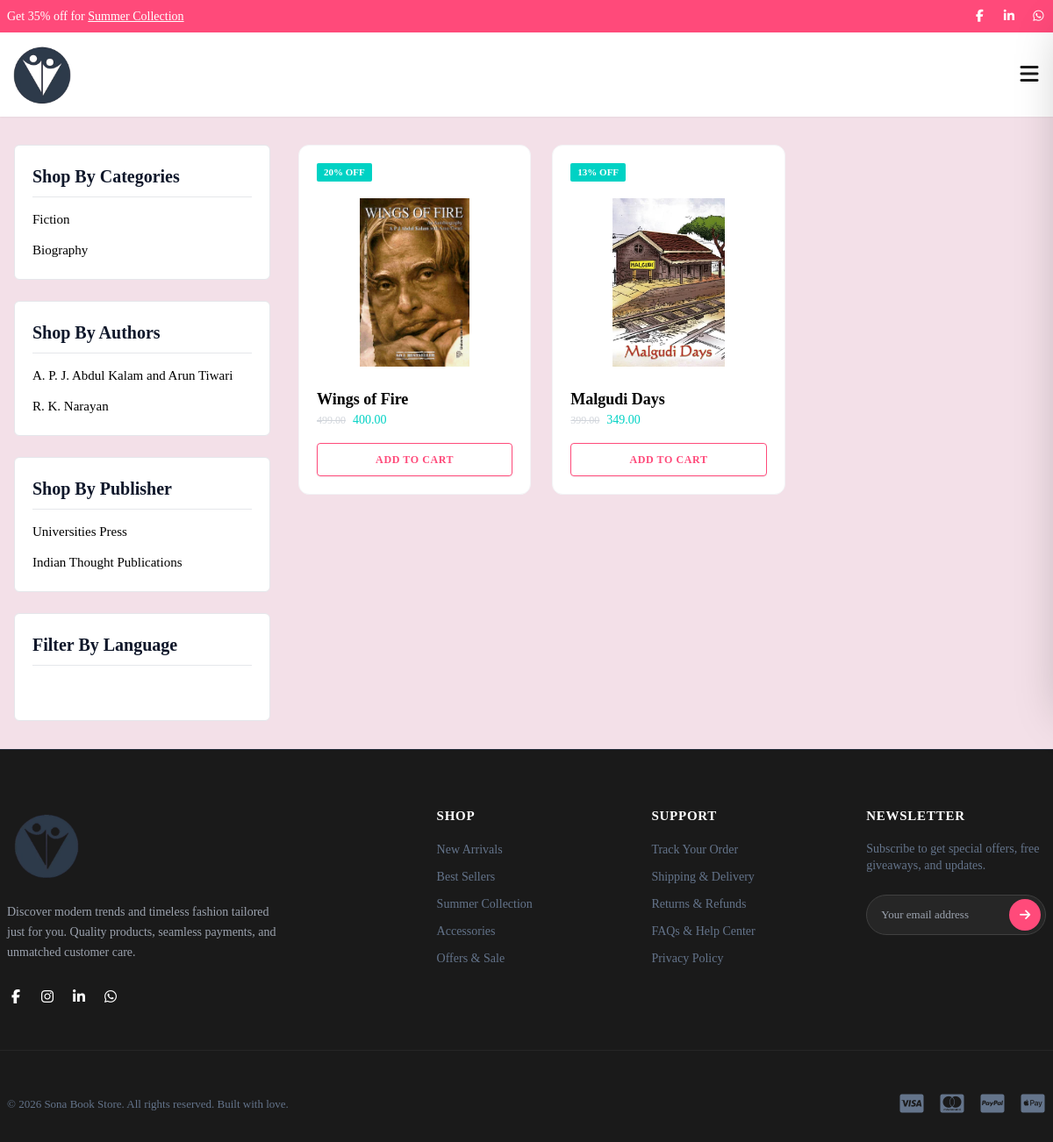
Page /product/product-listing/ on the committed database.
### product/models.py (models this page shows, shortened)
class Book(models.Model):
    title = models.CharField(max_length=200)
    slug = models.SlugField(max_length=120, unique=True, blank=True)
    authors = models.ManyToManyField(Author, related_name='books')
    publisher = models.ForeignKey(Publisher, on_delete=models.PROTECT, related_name='books')
    categories = models.ManyToManyField(Category, related_name='books')
    price = models.DecimalField(max_digits=10, decimal_places=2)
    discount_price = models.DecimalField(max_digits=10, decimal_places=2)
    discount_percentage = models.PositiveIntegerField(default=0)
    stock= models.CharField(max_length=50, choices=Stock.choices, default=Stock.IN_STOCK)  # will add business logic so now manually select stock
    cover_image= models.ImageField(upload_to='books_cover_image/')
    isbn = models.CharField(max_length=13, unique=True, blank=True)
    page_count = models.PositiveIntegerField()
    language = models.CharField(max_length=50, choices=Language.choices, default=Language.HINDI)
    description = models.TextField()
    publication_date = models.DateField(auto_now_add=False)
    is_active = models.BooleanField(default=True)
    created_at = models.DateTimeField(auto_now_add=True)
    updated_at = models.DateTimeField(auto_now=True)
    class Meta:
        db_table = "books"

class Category(models.Model):
    name = models.CharField(max_length=100, unique=True)
    cover_image= models.ImageField(upload_to='category_image/')
    slug = models.SlugField(max_length=120, unique=True, blank=True)
    description = models.TextField(blank=True, null=True)
    class Meta:
        db_table = "book_categories"
        verbose_name_plural = "Categories"

class Author(models.Model):
    name = models.CharField(max_length=50)
    cover_image= models.ImageField(upload_to='author_profile/')
    slug = models.SlugField(max_length=120, unique=True, blank=True)
    class Meta:
        db_table = "book_authors"

class Publisher(models.Model):
    name = models.CharField(max_length=50)
    publication_date = models.DateField()
    slug = models.SlugField(max_length=120, unique=True, blank=True)
    class Meta:
        db_table = "book_publishers"

### product/views.py (the view)
# urls.py: path('product-listing/', views.productListing, name='product-listing'),
def productListing(request):
    books = Book.objects.all()
    category = request.GET.get("category")
    author = request.GET.get("author")
    language = request.GET.get("language")
    publisher = request.GET.get("publisher")
    if category:
        books = books.filter(categories__slug=category)
    if author:
        books = books.filter(authors__slug=author)
    if publisher:
        books = books.filter(publisher__slug=publisher)
    if language:
        books = books.filter(language=language)
    books = books.distinct()
    context = {
        "books": books,
        "categories": Category.objects.all(),
        "authors": Author.objects.all(),
        "publishers": Publisher.objects.all(),
        "language_choices": Language.choices,
        "selected_category": category,
        "selected_author": author,
        "selected_publisher": publisher,
        "selected_language": language,
    }
    return render(request, "product/product-listing.html", context)

### cart/context_processors.py (called while the page is built)
def cart_items(request):
    cart_items= CartItem.objects.all()
    cart_item = CartItem.objects.first()
    if request.user.is_authenticated:
        total_quantity = (
            CartItem.objects.filter(cart__user=request.user)
            .aggregate(total=Sum("quantity"))["total"] or 0
        )
    else:
        total_quantity = 0
    print("count items : ", total_quantity)
    return {
        "cart_items": cart_items,
        "cart_item":cart_item,
        "total_quantity":total_quantity
    }

### product/context_processors.py (called while the page is built)
def book_filters(request):
    return {
        "book_categories": Category.objects.all(),
        "book_authors": Author.objects.all(),
        "book_publishers": Publisher.objects.all(),
    }

### templates/product/product-listing.html (shortened to what this page needs)
{% extends "base.html" %}
{% load static %}
{% block content %}
<main class="container-custom mx-auto px-4 py-8 flex flex-col lg:flex-row gap-8">
    <section class="stagger-wrapper flex-1 order-1 lg:order-2">
        <div class="grid grid-cols-1 sm:grid-cols-2 lg:grid-cols-3 gap-6">
            {% for book in books  %}
            <div class="stagger-item flex flex-col border rounded-xl bg-[var(--bg-card)] border-gray-100 p-5 relative group ">
                <div class="flex justify-between items-start w-full h-8 mb-2">
                    <span class="bg-[var(--mint)] text-[var(--white)] text-[11px] font-bold px-2 py-0.5 rounded-sm">{{ book.discount_percentage }}% OFF
                    </span>
                </div>
                <div class="w-full h-48 flex items-center justify-center relative mb-4">
                    <img src="{{ book.cover_image.url }}"
                        alt="Book Title"
                        class="max-h-full max-w-full object-contain transform group-hover:scale-105 transition-transform duration-300">
                </div>
                <div class="flex flex-col flex-grow pt-2">
                    <h3 class="font-bold text-[18px] hover:text-[var(--pink)] transition-colors"> <a href="{% url 'product-detail' book.slug  %}">
                        {{ book.title}} </a>
                    </h3>
                    <div class="flex items-center gap-2 mb-4">
                        <span class="text-xs line-through text-gray-300 font-medium">{{book.price}}</span>
                        <span class="text-sm text-[var(--mint)]">{{book.discount_price}}</span>
                    </div>
                    <a href="{% url 'cart:add_to_cart' book.id %}" class="w-full btn btn-primary text-center text-xs font-bold uppercase tracking-wider py-2.5 rounded transition-colors mt-auto">
                    Add To Cart
                    </a>
                </div>
            </div>
            {% endfor %}
        </div>
    </section>
    <aside class="w-full lg:w-1/4 space-y-6 shrink-0 order-2 lg:order-1 mt-8 lg:mt-0">
        {% include "product/include/side-bar.html" %}
    </aside>
</main>
{% endblock %}

### templates/product/include/side-bar.html (shortened to what this page needs)
<div class="bg-[var(--white)] p-5 border border-gray-200 rounded-md">
    <h3 class="text-[var(--text-heading)] text-[20px] font-bold border-b pb-2 mb-3 flex justify-between items-center">
        Shop By Categories
    </h3>
    <ul class="gsap-stagger space-y-2 text-[15px] max-h-[240px] overflow-y-auto pr-1 custom-scrollbar">
        {% for category in book_categories %}
        <li><a href="{% url 'product-listing' %}?category={{ category.slug }}" class="gsap-item text-[var(--body-text)] hover:text-[var(--pink)] transition-colors block py-0.5">{{category.name}}</a></li>
        {% endfor %}
    </ul>
</div>
<div class="bg-[var(--white)] p-5 border border-gray-200 rounded-md">
    <h3 class="text-[var(--text-heading)] text-[20px] font-bold border-b pb-2 mb-3 flex justify-between items-center"> Shop By Authors</h3>
    <ul class="gsap-stagger space-y-2 text-[15px] max-h-[240px] overflow-y-auto pr-1 custom-scrollbar">
        {% for author in book_authors %}
        <li><a href="{% url 'product-listing' %}?author={{ author.slug }}" class="gsap-item text-[var(--body-text)] hover:text-[var(--pink)] transition-colors block py-0.5">{{author.name}}</a></li>
         {% endfor %}
    </ul>
</div>
<div class="bg-[var(--white)] p-5 border border-gray-200 rounded-md">
    <h3 class="text-[var(--text-heading)] text-[20px] font-bold border-b pb-2 mb-3 flex justify-between items-center"> Shop By Publisher</h3>
    <ul class="gsap-stagger space-y-2 text-[15px] max-h-[240px] overflow-y-auto pr-1 custom-scrollbar">
        {% for publisher in book_publishers %}
        <li><a href="{% url 'product-listing' %}?publisher={{ publisher.slug }}" class="gsap-item text-[var(--body-text)] hover:text-[var(--pink)] transition-colors block py-0.5">{{publisher.name}}</a></li>
         {% endfor %}
    </ul>
</div>
<div class="bg-[var(--white)] p-5 border border-gray-200 rounded-md">
    <h3 class="text-[var(--text-heading)] text-[20px] font-bold border-b pb-2 mb-3 flex justify-between items-center">  Filter By Language</h3>
    <div class="gsap-stagger flex flex-wrap gap-2 text-xs">
    </div>
</div>

### static/css/style.css (style rules this page uses)
:root { --bg-main: #f3e0e8; --bg-card: #ffffff; --pink: #ff4a7a; --pink-light: #fff0f3; --mint: #00d2c4; --white:#ffffff; --black:#000000; --text-heading: #0f172a; --text-body: #64748b; }
body { font-family: "GeorgiaPro", serif; background: var(--bg-main); text: var(--text-body); }

### rows in the picture
Book: discount_percentage "20", cover_image (picture), title "Wings of Fire", price "499.00", discount_price "400.00"
Book: discount_percentage "13", cover_image (picture), title "Malgudi Days", price "399.00", discount_price "349.00"
Category: name "Fiction"
Category: name "Biography"
Author: name "A. P. J. Abdul Kalam and Arun Tiwari"
Author: name "R. K. Narayan"
Publisher: name "Universities Press"
Publisher: name "Indian Thought Publications"
